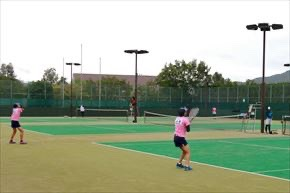
#> input picture Lesson_2/picture/src.png, 290 x 193 px
$ python color_change.py
#> lines starting #> are read from the running program, lines starting #| are printed output that depends on the picture
import math
import cv2
import numpy as np

file_src = 'picture/src.png'
file_dst1 = 'picture/rgb_change.png'
file_dst2 = 'picture/hsv.png'
file_dst3 = 'picture/grayscale.png'

img_src = cv2.imread(file_src, 1)
#> img_src is the input picture: shape (193, 290, 3); mean B, G, R 149.3, 171.5, 161.9

cv2.namedWindow('src')
cv2.namedWindow('rgb_change')
cv2.namedWindow('hsv')
cv2.namedWindow('grayscale')

img_bgr = cv2.split(img_src)                                    #複数色チャンネルの分割
img_dst1 = cv2.merge((img_bgr[2], img_bgr[0], img_bgr[1]))      #青->赤、緑->青、赤->緑へ変換
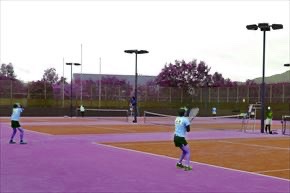
#> img_dst1: shape (193, 290, 3); mean of channels 0, 1, 2 161.9, 149.3, 171.5; drawn as B, G, R
img_dst2 = cv2.cvtColor(img_src, cv2.COLOR_BGR2HSV)             #RGBからHSVへ変換
#> img_dst2: shape (193, 290, 3); mean H, S, V 38, 58.5, 174.5
img_dst3 = cv2.cvtColor(img_src, cv2.COLOR_BGR2GRAY)            #RGBからグレースケール画像へ変換
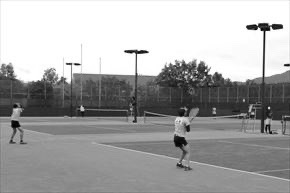
#> img_dst3: shape (193, 290); min 0, max 255, mean 166.1

cv2.imshow('src', img_src)
cv2.imshow('rgb_change', img_dst1)
cv2.imshow('hsv', img_dst2)
cv2.imshow('grayscale', img_dst3)

cv2.imwrite(file_dst1, img_dst1)
cv2.imwrite(file_dst2, img_dst2)
cv2.imwrite(file_dst3, img_dst3)

cv2.waitKey(0)
cv2.destroyAllWindows()
